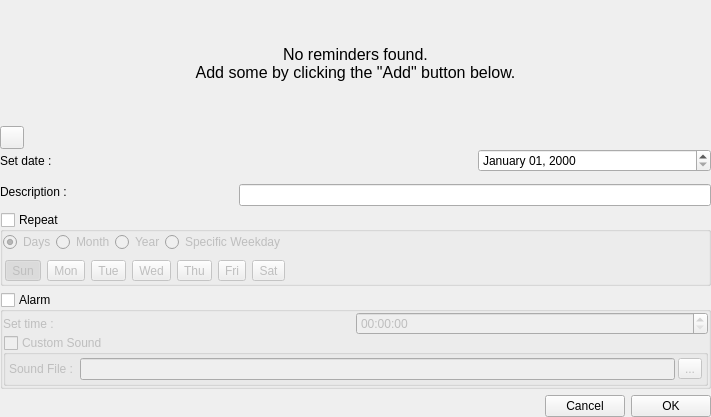
<?xml version="1.0" encoding="UTF-8"?>
<ui version="4.0">
 <class>reminderWidget</class>
 <widget class="QWidget" name="reminderWidget">
  <property name="geometry">
   <rect>
    <x>0</x>
    <y>0</y>
    <width>711</width>
    <height>417</height>
   </rect>
  </property>
  <property name="windowTitle">
   <string>Form</string>
  </property>
  <layout class="QVBoxLayout" name="verticalLayout_2">
   <property name="spacing">
    <number>0</number>
   </property>
   <property name="leftMargin">
    <number>0</number>
   </property>
   <property name="topMargin">
    <number>0</number>
   </property>
   <property name="rightMargin">
    <number>0</number>
   </property>
   <property name="bottomMargin">
    <number>0</number>
   </property>
   <item>
    <widget class="QStackedWidget" name="pages">
     <widget class="QWidget" name="welcome">
      <layout class="QHBoxLayout" name="horizontalLayout">
       <property name="spacing">
        <number>0</number>
       </property>
       <property name="leftMargin">
        <number>0</number>
       </property>
       <property name="topMargin">
        <number>0</number>
       </property>
       <property name="rightMargin">
        <number>0</number>
       </property>
       <property name="bottomMargin">
        <number>0</number>
       </property>
       <item>
        <widget class="QLabel" name="welcomeString">
         <property name="font">
          <font>
           <pointsize>12</pointsize>
          </font>
         </property>
         <property name="text">
          <string>No reminders found.
Add some by clicking the &quot;Add&quot; button below.</string>
         </property>
         <property name="alignment">
          <set>Qt::AlignCenter</set>
         </property>
        </widget>
       </item>
      </layout>
     </widget>
     <widget class="QWidget" name="reminderItems">
      <layout class="QVBoxLayout" name="verticalLayout">
       <property name="spacing">
        <number>0</number>
       </property>
       <property name="leftMargin">
        <number>0</number>
       </property>
       <property name="topMargin">
        <number>0</number>
       </property>
       <property name="rightMargin">
        <number>0</number>
       </property>
       <property name="bottomMargin">
        <number>0</number>
       </property>
       <item>
        <widget class="QListWidget" name="reminderList">
         <property name="frameShape">
          <enum>QFrame::NoFrame</enum>
         </property>
         <property name="frameShadow">
          <enum>QFrame::Plain</enum>
         </property>
        </widget>
       </item>
      </layout>
     </widget>
    </widget>
   </item>
   <item>
    <layout class="QHBoxLayout" name="horizontalLayout_8">
     <property name="leftMargin">
      <number>0</number>
     </property>
     <item>
      <widget class="QToolButton" name="addReminder">
       <property name="text">
        <string/>
       </property>
       <property name="icon">
        <iconset theme="document-new">
         <normaloff>.</normaloff>.</iconset>
       </property>
      </widget>
     </item>
     <item>
      <spacer name="horizontalSpacer_3">
       <property name="orientation">
        <enum>Qt::Horizontal</enum>
       </property>
       <property name="sizeHint" stdset="0">
        <size>
         <width>40</width>
         <height>20</height>
        </size>
       </property>
      </spacer>
     </item>
    </layout>
   </item>
   <item>
    <widget class="QWidget" name="configure" native="true">
     <layout class="QGridLayout" name="gridLayout_3">
      <property name="leftMargin">
       <number>0</number>
      </property>
      <property name="topMargin">
       <number>0</number>
      </property>
      <property name="rightMargin">
       <number>0</number>
      </property>
      <property name="bottomMargin">
       <number>0</number>
      </property>
      <property name="spacing">
       <number>6</number>
      </property>
      <item row="0" column="0">
       <widget class="QLabel" name="label_3">
        <property name="text">
         <string>Set date :</string>
        </property>
       </widget>
      </item>
      <item row="0" column="2">
       <widget class="QDateEdit" name="reminderDate">
        <property name="displayFormat">
         <string>MMMM dd, yyyy</string>
        </property>
       </widget>
      </item>
      <item row="1" column="0" rowspan="2" colspan="2">
       <widget class="QLabel" name="label_2">
        <property name="text">
         <string>Description : </string>
        </property>
       </widget>
      </item>
      <item row="3" column="0" colspan="3">
       <widget class="QGroupBox" name="reminderRepeat">
        <property name="title">
         <string>Repeat</string>
        </property>
        <property name="flat">
         <bool>true</bool>
        </property>
        <property name="checkable">
         <bool>true</bool>
        </property>
        <property name="checked">
         <bool>false</bool>
        </property>
        <layout class="QGridLayout" name="gridLayout">
         <property name="leftMargin">
          <number>0</number>
         </property>
         <property name="topMargin">
          <number>0</number>
         </property>
         <property name="rightMargin">
          <number>0</number>
         </property>
         <property name="bottomMargin">
          <number>0</number>
         </property>
         <property name="horizontalSpacing">
          <number>0</number>
         </property>
         <item row="0" column="0">
          <widget class="QRadioButton" name="r_weekday">
           <property name="text">
            <string>Days</string>
           </property>
           <property name="checked">
            <bool>true</bool>
           </property>
           <property name="autoRepeat">
            <bool>false</bool>
           </property>
          </widget>
         </item>
         <item row="0" column="1">
          <widget class="QRadioButton" name="r_month">
           <property name="text">
            <string>Month</string>
           </property>
           <property name="autoRepeat">
            <bool>false</bool>
           </property>
          </widget>
         </item>
         <item row="0" column="2">
          <widget class="QRadioButton" name="r_year">
           <property name="text">
            <string>Year</string>
           </property>
           <property name="autoRepeat">
            <bool>false</bool>
           </property>
          </widget>
         </item>
         <item row="0" column="3">
          <widget class="QRadioButton" name="r_specific">
           <property name="text">
            <string>Specific Weekday</string>
           </property>
           <property name="autoRepeat">
            <bool>false</bool>
           </property>
          </widget>
         </item>
         <item row="0" column="4">
          <spacer name="horizontalSpacer_4">
           <property name="orientation">
            <enum>Qt::Horizontal</enum>
           </property>
           <property name="sizeHint" stdset="0">
            <size>
             <width>374</width>
             <height>20</height>
            </size>
           </property>
          </spacer>
         </item>
         <item row="1" column="0" colspan="5">
          <widget class="QWidget" name="weeks" native="true">
           <layout class="QHBoxLayout" name="horizontalLayout_9">
            <property name="leftMargin">
             <number>2</number>
            </property>
            <property name="topMargin">
             <number>2</number>
            </property>
            <property name="rightMargin">
             <number>2</number>
            </property>
            <property name="bottomMargin">
             <number>2</number>
            </property>
            <item>
             <widget class="QToolButton" name="r_sun">
              <property name="text">
               <string>Sun</string>
              </property>
              <property name="checkable">
               <bool>true</bool>
              </property>
              <property name="checked">
               <bool>true</bool>
              </property>
             </widget>
            </item>
            <item>
             <widget class="QToolButton" name="r_mon">
              <property name="text">
               <string>Mon</string>
              </property>
              <property name="checkable">
               <bool>true</bool>
              </property>
             </widget>
            </item>
            <item>
             <widget class="QToolButton" name="r_tue">
              <property name="text">
               <string>Tue</string>
              </property>
              <property name="checkable">
               <bool>true</bool>
              </property>
             </widget>
            </item>
            <item>
             <widget class="QToolButton" name="r_wed">
              <property name="text">
               <string>Wed</string>
              </property>
              <property name="checkable">
               <bool>true</bool>
              </property>
             </widget>
            </item>
            <item>
             <widget class="QToolButton" name="r_thu">
              <property name="text">
               <string>Thu</string>
              </property>
              <property name="checkable">
               <bool>true</bool>
              </property>
             </widget>
            </item>
            <item>
             <widget class="QToolButton" name="r_fri">
              <property name="text">
               <string>Fri</string>
              </property>
              <property name="checkable">
               <bool>true</bool>
              </property>
             </widget>
            </item>
            <item>
             <widget class="QToolButton" name="r_sat">
              <property name="text">
               <string>Sat</string>
              </property>
              <property name="checkable">
               <bool>true</bool>
              </property>
             </widget>
            </item>
            <item>
             <spacer name="horizontalSpacer_5">
              <property name="orientation">
               <enum>Qt::Horizontal</enum>
              </property>
              <property name="sizeHint" stdset="0">
               <size>
                <width>40</width>
                <height>20</height>
               </size>
              </property>
             </spacer>
            </item>
           </layout>
          </widget>
         </item>
        </layout>
       </widget>
      </item>
      <item row="4" column="0" colspan="3">
       <widget class="QGroupBox" name="reminderAlarm">
        <property name="title">
         <string>Alarm</string>
        </property>
        <property name="checkable">
         <bool>true</bool>
        </property>
        <property name="checked">
         <bool>false</bool>
        </property>
        <layout class="QGridLayout" name="gridLayout_2">
         <property name="leftMargin">
          <number>0</number>
         </property>
         <property name="topMargin">
          <number>0</number>
         </property>
         <property name="rightMargin">
          <number>0</number>
         </property>
         <property name="bottomMargin">
          <number>0</number>
         </property>
         <property name="spacing">
          <number>0</number>
         </property>
         <item row="0" column="0">
          <widget class="QLabel" name="label_4">
           <property name="text">
            <string>Set time :</string>
           </property>
          </widget>
         </item>
         <item row="0" column="1">
          <widget class="QTimeEdit" name="reminderTime"/>
         </item>
         <item row="1" column="0" colspan="2">
          <widget class="QGroupBox" name="reminderSound">
           <property name="title">
            <string>Custom Sound</string>
           </property>
           <property name="flat">
            <bool>true</bool>
           </property>
           <property name="checkable">
            <bool>true</bool>
           </property>
           <property name="checked">
            <bool>false</bool>
           </property>
           <layout class="QHBoxLayout" name="horizontalLayout_5">
            <property name="spacing">
             <number>3</number>
            </property>
            <property name="leftMargin">
             <number>3</number>
            </property>
            <property name="topMargin">
             <number>3</number>
            </property>
            <property name="rightMargin">
             <number>3</number>
            </property>
            <property name="bottomMargin">
             <number>3</number>
            </property>
            <item>
             <widget class="QLabel" name="label">
              <property name="text">
               <string>Sound File : </string>
              </property>
             </widget>
            </item>
            <item>
             <widget class="QLineEdit" name="reminderSoundFile"/>
            </item>
            <item>
             <widget class="QToolButton" name="browseReminderSound">
              <property name="text">
               <string>...</string>
              </property>
             </widget>
            </item>
           </layout>
          </widget>
         </item>
        </layout>
       </widget>
      </item>
      <item row="2" column="1" colspan="2">
       <widget class="QLineEdit" name="reminderDescription"/>
      </item>
      <item row="5" column="0" colspan="3">
       <layout class="QHBoxLayout" name="horizontalLayout_11">
        <item>
         <spacer name="horizontalSpacer_6">
          <property name="orientation">
           <enum>Qt::Horizontal</enum>
          </property>
          <property name="sizeHint" stdset="0">
           <size>
            <width>40</width>
            <height>20</height>
           </size>
          </property>
         </spacer>
        </item>
        <item>
         <widget class="QPushButton" name="cancel">
          <property name="text">
           <string>Cancel</string>
          </property>
         </widget>
        </item>
        <item>
         <widget class="QPushButton" name="done">
          <property name="text">
           <string>OK</string>
          </property>
         </widget>
        </item>
       </layout>
      </item>
     </layout>
    </widget>
   </item>
  </layout>
 </widget>
 <resources/>
 <connections/>
</ui>
